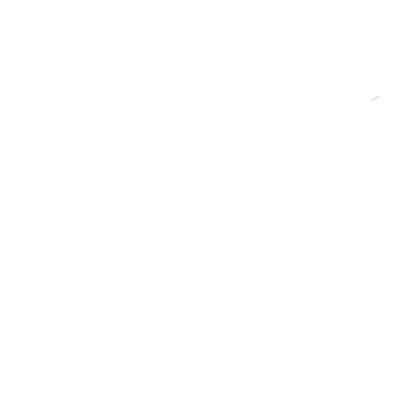
Frame 1 (no input)
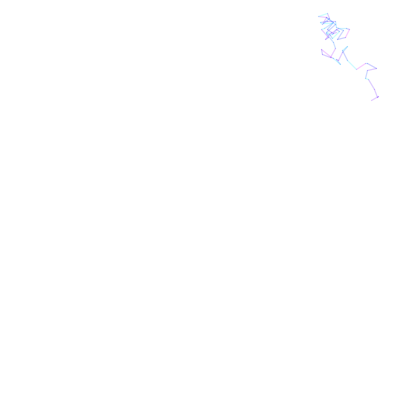
Frame 60 (the mouse pressed at the canvas centre just before this capture)
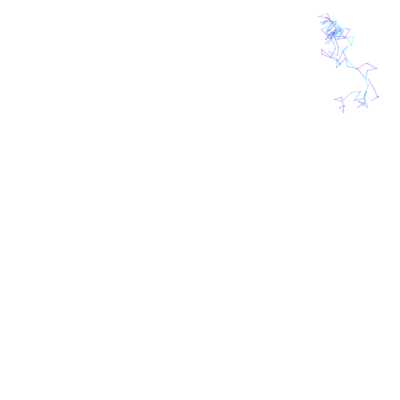
Frame 120 (the mouse held since frame 60 and released just before this capture)

The Processing sketch that drew these frames (run headless with seeded random() and noise(); from frame 60 on, the mouse is pressed at the canvas centre):

// Processing sketch: processing_100958
// ── processing_100958.pde

int val = 400;
float[] x = new float[val];
float[] y = new float[val];

int count = 0;

float hue = random(360);
float w = random(1, 2);

void setup() {
  size(400, 400);
  colorMode(HSB, 360, 100, 100);
  background(360);
  smooth();

  x[0] = random(10, width-10);
  y[0] = random(10, height-10);

  for (int i = 0; i < val - 1 ;i++) {
    calc(i);
  }
}

void draw() {
  strokeWeight(w);
  stroke(hue + random(-60, 60), 100, 100, 50);
  line(x[count], y[count], x[count+1], y[count+1]);

  count++;
  if (count > val - 2) {
    x[0] = random(10, width-10);
    y[0] = random(10, height-10);

    for (int i = 0; i < val - 1 ;i++) {
      calc(i);
    }
    hue = random(360);
    w = random(1, 2);
    count = 0;
  }
}



void calc(int i) {
  x[i+1] = x[i] + random(-10, 10);
  y[i+1] = y[i] + random(-10, 10);

  if (x[i+1] > width || x[i+1] < 0 || y[i+1] > height || y[i+1] < 0) {
    x[i+1] = x[i];
    y[i+1] = y[i];

    calc(i);
  }
}
